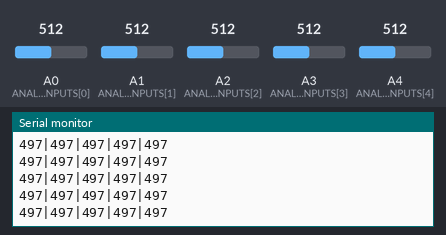
Bench run of a sketch on a simulated Arduino Uno, built with avr-gcc and run on an emulated ATmega328P. Parts: the last lines printed to the serial monitor. Inputs (shaded band) come from the test bench; at power-on: A0 (ANALOG_INPUTS[0]) = 512, A1 (ANALOG_INPUTS[1]) = 512, A2 (ANALOG_INPUTS[2]) = 512, A3 (ANALOG_INPUTS[3]) = 512, A4 (ANALOG_INPUTS[4]) = 512.

Above: at 1.2 s.
1.3 s: A0 (ANALOG_INPUTS[0]) set to 43
At 2.2 s:
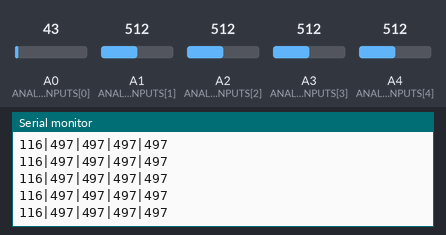
2.8 s: A0 (ANALOG_INPUTS[0]) set to 34
At 3.4 s:
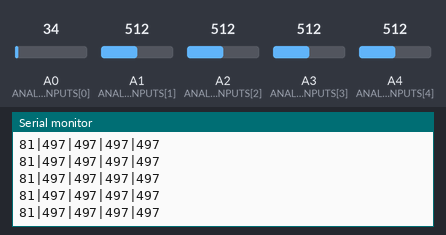
Timing chart, 0 to 5.8 s (numbered marks = the images above; inputs shaded):
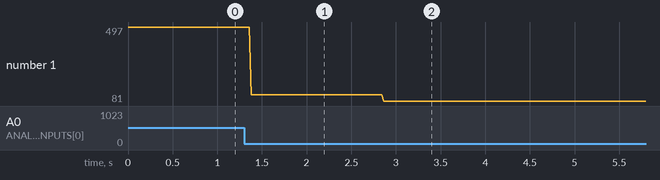

The sketch:

deej-5-sliders-calibration.ino
```cpp
/**
 * Enable debug mode.
 *
 * Prints additional information useful for debugging and calibrating sliders to serial.
 */
// #define DEBUG

/**
 * Enable resistance curve calibration.
 *
 * Many cheap sliding potentiometers (e.g. B103) don't have a particularly linear resistance curve,
 * despite being advertised as such. This can cause the reported slider value to deviate from its
 * actual position (e.g. physical slider is at 50%, reported value is 30% volume).
 */
#define ENABLE_CALIBRATION

/**
 * Analog input definition.
 */
const int ANALOG_INPUTS[] = {A0, A1, A2, A3, A4};

#ifdef ENABLE_CALIBRATION
/**
 * Resistance curve calibration data.
 *
 * Calibration data has to be provided in tuples of {[measured resistance], [expected resistance]}.
 * The list of calibration data points has to be sorted in ascending order by the first number of
 * the tuple.
 *
 * The default values match cheap 60 mm B130 linear sliding potentiometers.
 */
const int CALIBRATION_DATA[][2] = {{13, 0},    {24, 43},   {35, 85},   {46, 128},   {82, 171},
                                   {137, 213}, {193, 256}, {249, 298}, {306, 341},  {364, 384},
                                   {421, 426}, {477, 469}, {530, 512}, {584, 554},  {638, 597},
                                   {690, 639}, {743, 682}, {799, 725}, {855, 767},  {912, 810},
                                   {967, 853}, {982, 895}, {993, 938}, {1004, 980}, {1008, 1023}};

const int NUM_CAL_POINTS = sizeof(CALIBRATION_DATA) / sizeof(CALIBRATION_DATA[0]);
#endif  // ENABLE_CALIBRATION

const int NUM_SLIDERS = sizeof(ANALOG_INPUTS) / sizeof(ANALOG_INPUTS[0]);

int rawSliderValues[NUM_SLIDERS];

void setup() {
  for (int i = 0; i < NUM_SLIDERS; i++) {
    pinMode(ANALOG_INPUTS[i], INPUT);
  }

  Serial.begin(9600);

#ifdef DEBUG
  printSetupDebug();
#endif  // DEBUG
}

void loop() {
  updateSliderValues();
  sendSliderValues();

#ifdef DEBUG
  printSliderValuesDebug();
#endif  // DEBUG

  delay(10);
}

void updateSliderValues() {
  for (int i = 0; i < NUM_SLIDERS; i++) {
    int inputValue = analogRead(ANALOG_INPUTS[i]);
    rawSliderValues[i] = inputValue;
  }
}

void sendSliderValues() {
  String serialString = "";

  for (int i = 0; i < NUM_SLIDERS; i++) {
#ifdef ENABLE_CALIBRATION
    serialString += String(calibrateValue(rawSliderValues[i]));
#else
    serialString += String(rawSliderValues[i]);
#endif  // ENABLE_CALIBRATION

    if (i < NUM_SLIDERS - 1) {
      serialString += "|";
    }
  }

  Serial.println(serialString);
}

#ifdef ENABLE_CALIBRATION
int calibrateValue(int val) {
  // make sure the value is within range, otherwise return nearest limit
  if (val <= CALIBRATION_DATA[0][0]) return CALIBRATION_DATA[0][1];
  if (val >= CALIBRATION_DATA[NUM_CAL_POINTS - 1][0])
    return CALIBRATION_DATA[NUM_CAL_POINTS - 1][1];

  // search calibration data until we find the nearest (smaller or equal) measured value
  uint8_t pos = 1;  // first calibration point was already tested
  while (val > CALIBRATION_DATA[pos][0]) pos++;

  // if we hit an exact data point return its expected value
  if (val == CALIBRATION_DATA[pos][0]) return CALIBRATION_DATA[pos][1];

  // otherwise interpolate in the right segment
  return (val - CALIBRATION_DATA[pos - 1][0]) *
             (CALIBRATION_DATA[pos][1] - CALIBRATION_DATA[pos - 1][1]) /
             (CALIBRATION_DATA[pos][0] - CALIBRATION_DATA[pos - 1][0]) +
         CALIBRATION_DATA[pos - 1][1];
}
#endif  // ENABLE_CALIBRATION

#ifdef DEBUG
void printSetupDebug() {
  Serial.println("[DEBUG] Using " + String(NUM_SLIDERS) + " sliders.");
#ifdef ENABLE_CALIBRATION
  Serial.println("[DEBUG] Calibration data contains " + String(NUM_CAL_POINTS) + " data points.");
#endif  // ENABLE_CALIBRATION
}

void printSliderValuesDebug() {
  String serialString = "[DEBUG] ";

  for (int i = 0; i < NUM_SLIDERS; i++) {
    serialString += String(rawSliderValues[i]);

    if (ENABLE_CALIBRATION) {
      serialString += "->" + String(calibrateValue(rawSliderValues[i]));
    }

    serialString += "~" + String(((float)rawSliderValues[i] / (float)1023) * 100) + "%";

    if (i < NUM_SLIDERS - 1) {
      serialString += "|";
    }
  }

  Serial.println(serialString);
}
#endif  // DEBUG
```

Measured:
- after the input at 1.3 s, the serial monitor: prints a new line after 0.08 s (image 1)
- after the input at 2.8 s, the serial monitor: prints a new line after 0.06 s (image 2)
- plotted number 1: 497 → 116 after the input at 1.3 s, 116 → 81 after the input at 2.8 s
